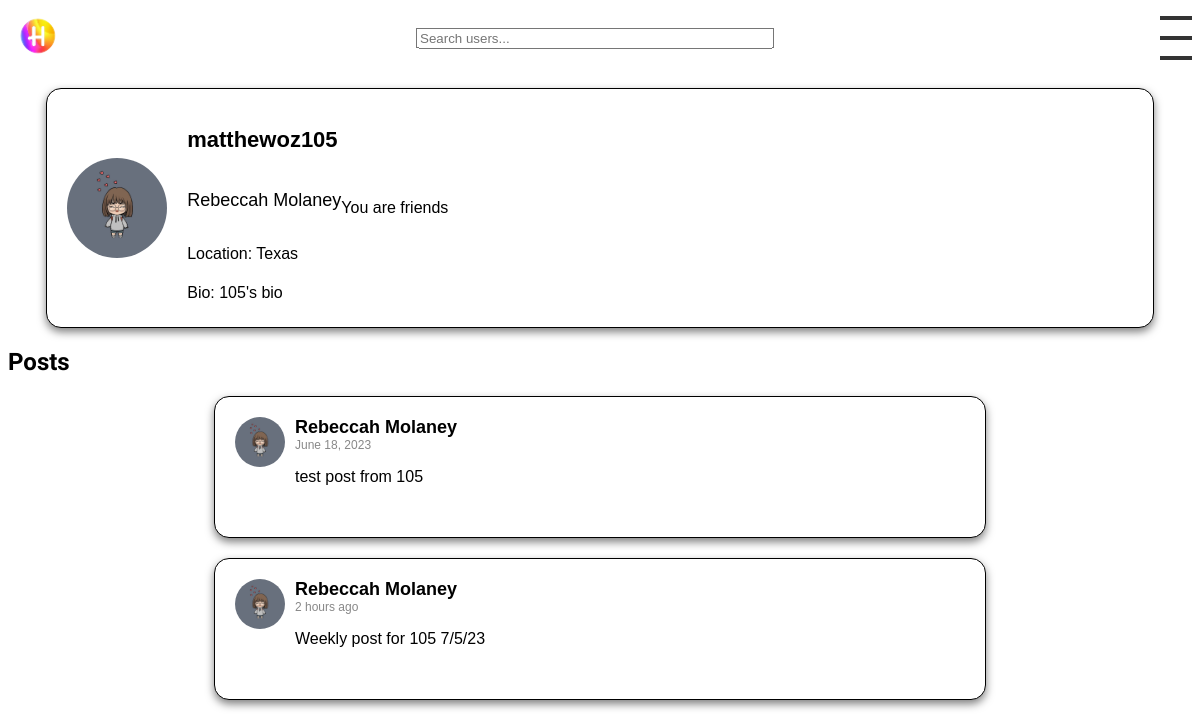
The app's page /profile/matthewoz105/ (signed in) with its own data.
### posts/models.py (models this page shows, shortened)
class Profile(models.Model):
    user = models.OneToOneField(User, on_delete=models.CASCADE)
    image = models.ImageField(upload_to='profile_pics/', default='profile_pics/ProfilePic.jpg', blank=True)
    location = models.CharField(max_length=30, blank=True)
    bio = models.TextField(blank=True)
    friends = models.ManyToManyField("self")
    last_post_time = models.DateTimeField(default=timezone.now)

class Post(models.Model):
    user = models.ForeignKey(User, on_delete=models.CASCADE, related_name='posts')
    text = models.TextField()
    image = models.ImageField(upload_to='images/', blank=True, null=True)
    likes = models.ManyToManyField(User, related_name='likes', blank=True)
    created_at = models.DateTimeField(auto_now_add=True)

### posts/views.py (the view)
# urls.py: path('profile/<str:username>/', views.view_profile, name='view_profile'),
def view_profile(request, username):
    profile_user = get_object_or_404(User, username=username)
    posts = Post.objects.filter(user=profile_user)
    are_friends = request.user.profile.friends.filter(user=profile_user).exists()
    friend_request_sent = FriendRequest.objects.filter(
        from_profile=request.user.profile,
        to_profile=Profile.objects.get(user=profile_user),
        status='pending'
    ).exists()
    context = {
        'profile_user': profile_user,
        'posts': posts,
        'are_friends': are_friends,
        'friend_request_sent': friend_request_sent,  # add this line
    }
    return render(request, 'profile.html', context)

### posts/templatetags/my_filters.py (called while the page is built)
@register.filter
def custom_date(value):
    now = timezone.now()
    diff = now - value
    if diff.days <= 0 and diff.seconds < 3600:
        return str(diff.seconds//60) + " minutes ago"
    elif diff.days <= 0 and diff.seconds >= 3600:
        return str(diff.seconds//3600) + " hours ago"
    elif diff.days >= 1 and diff.days < 7:
        return str(diff.days) + " days ago"
    else:
        return value.strftime("%B %d, %Y")  # If more than a week ago, return a formatted date

### posts/templates/profile.html
{% extends 'base.html' %}
{% block content %}
{% include 'profile_info.html' with profile=profile_user.profile user=profile_user are_friends=are_friends %}
    <h2>Posts</h2>
    {% for post in posts %}
        {% include 'post.html' with post=post %}
    {% endfor %}
{% endblock %}

### posts/templates/profile_info.html (shortened to what this page needs)
{% load static %}
{% block extra_css %}
  <link rel="stylesheet" type="text/css" href="{% static 'css/profile_info.css' %}">
{% endblock %}
<div class="profile-info">
    <img src="{{ profile.image.url }}" alt="Profile picture" class="profile-avatar">
    <div class="profile-detail">
        <h2 class="username">{{ profile_user.username }}</h2>
        <p class="full-name">{{ profile_user.first_name }} {{ profile_user.last_name }}</p>
        <p class="profile-location">Location: {{ profile_user.profile.location }}</p>
        <p class="profile-bio">Bio: {{ profile_user.profile.bio }}</p>
    </div>
    {% if profile_user == request.user %}
    <a href="{% url 'edit-profile' %}" id="edit-profile-button" class="button">Edit Profile</a>
    {% else %}
    {% if are_friends %}
        <p>You are friends</p>
    {% else %}
        {% if friend_request_sent %}
            <button id="friend-request-button-{{ profile_user.username }}" disabled>Pending</button>
        {% else %}
            <button id="friend-request-button-{{ profile_user.username }}">Send Friend Request</button>
        {% endif %}
    {% endif %}
{% endif %}
</div>

### posts/templates/post.html (shortened to what this page needs)
{% load static %}
{% load my_filters %}
<link rel="stylesheet" type="text/css" href="{% static 'css/post.css' %}">
<div class="post">
    <div class="post-top">
        <a href="{% url 'view_profile' post.user.username %}">
            <img src="{{ post.user.profile.image.url }}" alt="User Avatar" class="avatar">
        </a>
        <div class="post-content">
            <div class="user-detail">
                <a href="{% url 'view_profile' post.user.username %}" class="username">{{ post.user.first_name }} {{ post.user.last_name }}</a>
                <span class="timestamp">{{ post.created_at|custom_date }}</span>
            </div>
            <p class="post-text">{{ post.text }}</p>
        </div>
    </div>
</div>

### posts/static/css/profile_info.css (style rules this page uses)
.profile-info { background-color: white; border: 1px solid black; box-shadow: 0px 4px 8px rgba(0, 0, 0, 0.5); border-radius: 15px; margin-bottom: 20px; padding: 20px; font-family: Arial, sans-serif; max-width: 90%; margin: 20px auto; display: flex; align-items: center; }
.profile-info .profile-avatar { width: 100px; height: 100px; border-radius: 50%; margin-right: 20px; }
.profile-info .profile-detail { display: flex; flex-direction: column; }
.profile-info .username { color: black; font-size: 22px; font-weight: bold; }
.profile-info .profile-location, .profile-info .profile-bio { color: black; font-size: 16px; margin-bottom: 5px; }
.profile-info .full-name { color: black; font-size: 18px; }

### posts/static/css/post.css (style rules this page uses)
.post { background-color: white; border: 1px solid black; box-shadow: 0px 4px 8px rgba(0, 0, 0, 0.5); border-radius: 15px; margin-bottom: 20px; padding: 20px; font-family: Arial, sans-serif; max-width: 90%; margin: 20px auto; width: 730px; }
.post-top { display: flex; align-items: flex-start; }
.avatar { width: 50px; height: 50px; border-radius: 50%; margin-right: 10px; }
.username { color: black; font-size: 18px; font-weight: bold; }
.post-text { color: black; font-size: 16px; margin-bottom: 15px; }
.timestamp { color: #888; font-size: 12px; text-align: left; }
.user-detail { display: flex; flex-direction: column; justify-content: center; align-items: flex-start; }
.post-content { display: flex; flex-direction: column; justify-content: center; align-items: flex-start; }
.username { color: black; font-size: 18px; font-weight: bold; text-decoration: none; }
.avatar { width: 50px; height: 50px; border-radius: 50%; margin-right: 10px; transition: filter 0.3s; }

### records on screen
Profile: image (picture)
Post: user.profile.image (picture), user.first_name "Rebeccah", user.last_name "Molaney", created_at|custom_date "June 18, 2023", text "test post from 105"
Post: user.profile.image (picture), user.first_name "Rebeccah", user.last_name "Molaney", created_at|custom_date "2 hours ago", text "Weekly post for 105 7/5/23"

### other values on screen
{{ profile_user.username }} "matthewoz105"
{{ profile_user.first_name }} "Rebeccah"
{{ profile_user.last_name }} "Molaney"
{{ profile_user.profile.location }} "Texas"
{{ profile_user.profile.bio }} "105's bio"
